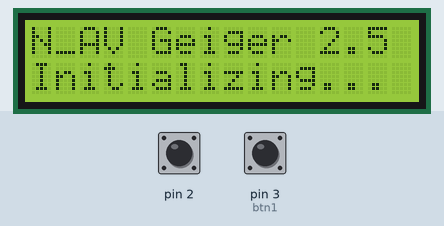
Simulated run of this sketch. Board: Arduino Uno, built with avr-gcc and run on an emulated ATmega328P. Shown: 16×2 character LCD. Inputs (shaded band) come from the test bench; at power-on: pin 2 HIGH, pin 3 (btn1) HIGH. What the sketch prints to the serial monitor is not drawn.

Above: at 0.1 s.
At 12.2 s:
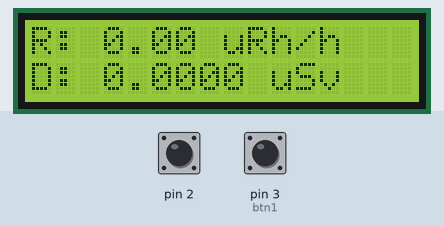
At 49.1 s:
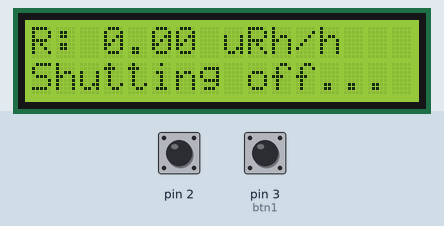

The sketch:

GeigerFixed_V3.ino
```cpp
/**
 * GeigerFixed_V3.ino
 * Fixes applied vs V2:
 *  1. [CRITICAL] sendToPi() - replaced String object with char[] + dtostrf()
 *     → eliminates heap fragmentation that caused the 24-48h freeze
 *  2. [HIGH]     totalPulseCount reads are now atomic (cli/sei guards)
 *  3. [HIGH]     WDT enabled AFTER setup() to prevent boot-loop on slow LCD init
 *  4. [MEDIUM]   millis() rollover-safe comparison using unsigned subtraction
 *  5. [MEDIUM]   attachInterrupt uses digitalPinToInterrupt() macro
 *  6. [LOW]      Display enum renamed to avoid collision with AVR macros
 *  7. [LOW]      Float literals use 'f' suffix (saves flash, avoids double promos)
 */

#include <EncButton.h>
#include <GyverFilters.h>
#include <LiquidCrystal_I2C.h>
#include <avr/wdt.h>
#include <avr/interrupt.h>

// ── Timing constants ──────────────────────────────────────────────────────────
#define LOG_PERIOD      12000UL   // ms: each measurement sub-window
#define MAX_PERIOD      60000UL   // ms: full CPM integration window
#define MEAS_PERIODS    50        // staggered sub-windows
#define TUBE_COEFF      0.00662f  // CPM → µSv/h for SBM-20

// ── Smart LCD auto-off ────────────────────────────────────────────────────────
#define AUTO_OFF_DELAY   30000UL  // ms after init before LCD turns off
#define WARN_BEFORE_OFF   5000UL  // ms warning countdown before off

// ── Hardware objects ──────────────────────────────────────────────────────────
LiquidCrystal_I2C lcd(0x27, 16, 2);
GKalman sivertFilter(0.05f, 0.01f);
Button btn1(3);

// ── Display state ─────────────────────────────────────────────────────────────
// Renamed from bare {mrh, usv, cpms} to avoid potential macro clashes on AVR
enum DispMode : uint8_t { DISP_MRH, DISP_USV, DISP_CPM } dispState = DISP_MRH;

// ── Staggered interval bookkeeping ────────────────────────────────────────────
struct GeigerInterval {
  unsigned long startPulses;
  unsigned long nextResetTime;
  bool          active;
};

GeigerInterval intervals[MEAS_PERIODS];

// FIX #2: must be volatile; ISR writes, main loop reads
volatile unsigned long totalPulseCount = 0;

// ── Live measurement values ───────────────────────────────────────────────────
float         uSvh        = 0.0f;
float         MRh         = 0.0f;
float         dose        = 0.0f;
long          currentCPM  = 0;
bool          isInitialized = false;
bool          isLcdOn       = true;
bool          isFilterOn    = true;
unsigned long initEndTime   = 0;

const float multiplier = (float)MAX_PERIOD / (float)LOG_PERIOD;
const float timeDelay  = (float)LOG_PERIOD / (float)MEAS_PERIODS;

// ─────────────────────────────────────────────────────────────────────────────
// FIX #2 — Atomic read of volatile 4-byte counter.
// On AVR, multi-byte reads are NOT atomic. An ISR firing between the high
// and low byte reads corrupts the value. Save/restore SREG instead of a
// bare cli/sei to be safe inside nested ISR contexts.
// ─────────────────────────────────────────────────────────────────────────────
static inline unsigned long atomicReadPulses() {
  uint8_t sreg = SREG;
  cli();
  unsigned long v = totalPulseCount;
  SREG = sreg;
  return v;
}

// ─────────────────────────────────────────────────────────────────────────────
// ISR — keep it as lean as possible: one increment, nothing else.
// ─────────────────────────────────────────────────────────────────────────────
void tubePulseHandler() {
  totalPulseCount++;
}

// ─────────────────────────────────────────────────────────────────────────────
// setup()
// FIX #3 — WDT is enabled at the VERY END of setup, not at the start.
// If the LCD/I2C bus hangs during init and WDT is already armed, the board
// enters an infinite reset loop and never boots. Enable it only after all
// blocking init work is done.
// ─────────────────────────────────────────────────────────────────────────────
void setup() {
  Serial.begin(19200);

  lcd.init();
  lcd.backlight();
  lcd.setCursor(0, 0);
  lcd.print("N_AV Geiger 2.5");
  lcd.setCursor(0, 1);
  lcd.print("Initializing...");

  unsigned long now = millis();
  for (int i = 0; i < MEAS_PERIODS; i++) {
    intervals[i].startPulses   = 0;
    intervals[i].nextResetTime = now + (unsigned long)(i * timeDelay);
    intervals[i].active        = false;
  }

  // FIX #5 — use digitalPinToInterrupt() rather than hard-coding '0'
  attachInterrupt(digitalPinToInterrupt(2), tubePulseHandler, FALLING);

  // FIX #3 — arm WDT only now that all slow init is complete
  wdt_enable(WDTO_8S);
}

// ─────────────────────────────────────────────────────────────────────────────
// loop()
// ─────────────────────────────────────────────────────────────────────────────
void loop() {
  wdt_reset();  // kick watchdog every iteration

  unsigned long currentMillis = millis();
  btn1.tick();
  handleInputs();

  for (int i = 0; i < MEAS_PERIODS; i++) {
    // FIX #4 — rollover-safe unsigned subtraction instead of >=.
    // When millis() wraps at ~49.7 days, (currentMillis - nextResetTime)
    // underflows correctly due to unsigned arithmetic so the timer keeps
    // firing. The original `currentMillis >= nextResetTime` stalls for the
    // full ~49-day wrap window after rollover.
    if ((currentMillis - intervals[i].nextResetTime) < 0x80000000UL) {

      if (intervals[i].active) {
        unsigned long snap  = atomicReadPulses();
        unsigned long delta = snap - intervals[i].startPulses;
        CalcAndShow(delta);

        if (!isInitialized && i == (MEAS_PERIODS - 1)) {
          isInitialized = true;
          initEndTime   = currentMillis;
        }
      }

      // FIX #2 — second atomic read to set the new baseline
      intervals[i].startPulses   = atomicReadPulses();
      intervals[i].nextResetTime = currentMillis + LOG_PERIOD;
      intervals[i].active        = true;
    }
  }

  // Smart LCD auto-off
  if (isInitialized && isLcdOn && initEndTime > 0) {
    if ((currentMillis - initEndTime) >= AUTO_OFF_DELAY) {
      toggleDisplay();
    }
  }
}

// ─────────────────────────────────────────────────────────────────────────────
// CalcAndShow — compute radiation metrics and push to display + serial
// ─────────────────────────────────────────────────────────────────────────────
void CalcAndShow(unsigned long counts) {
  currentCPM = (long)((float)counts * multiplier);
  uSvh       = (float)currentCPM * TUBE_COEFF;

  if (isFilterOn) {
    uSvh = sivertFilter.filtered(uSvh);
  }

  MRh   = uSvh * 100.0f;
  dose += uSvh * (timeDelay / 3600000.0f);

  if (isLcdOn) {
    updateDisplay();
  }

  sendToPi(MRh);
}

// ─────────────────────────────────────────────────────────────────────────────
// sendToPi — CRITICAL FIX #1
//
// The original code used:
//   String valStr = String(val, 2);
//
// On ATmega328P (2 KB SRAM), the Arduino String class calls malloc()/free()
// for every instance. This function is called ~4.2× per second (50 intervals
// / 12 s). After ~360,000 calls per day, heap fragmentation exhausts SRAM
// and the MCU locks up — this is the direct cause of the 24-48 h freeze.
//
// Fix: use a stack-allocated char[] + dtostrf(), which has zero heap impact.
// ─────────────────────────────────────────────────────────────────────────────
void sendToPi(float val) {
  char buf[12];
  // dtostrf(value, min_width, decimal_places, buffer)
  dtostrf(val, 6, 2, buf);

  // dtostrf may left-pad with spaces; skip them so the checksum is stable
  char *p = buf;
  while (*p == ' ') p++;

  // Simple additive checksum over the value string
  uint8_t checksum = 0;
  for (char *c = p; *c != '\0'; c++) {
    checksum += (uint8_t)(*c);
  }
  checksum %= 256;

  Serial.print(p);
  Serial.print('*');
  Serial.println(checksum);
}

// ─────────────────────────────────────────────────────────────────────────────
// handleInputs — button gestures
// ─────────────────────────────────────────────────────────────────────────────
void handleInputs() {
  if (btn1.hasClicks(1)) {
    if      (dispState == DISP_MRH) dispState = DISP_USV;
    else if (dispState == DISP_USV) dispState = DISP_CPM;
    else                             dispState = DISP_MRH;
    resetLcdTimer();
  }
  if (btn1.holdFor(3000)) {
    dose = 0.0f;
    resetLcdTimer();
  }
  if (btn1.hasClicks(2)) {
    isFilterOn = !isFilterOn;
    resetLcdTimer();
  }
  if (btn1.hasClicks(3)) {
    toggleDisplay();
  }
}

// ─────────────────────────────────────────────────────────────────────────────
// updateDisplay — write current values to the I2C LCD
// ─────────────────────────────────────────────────────────────────────────────
void updateDisplay() {
  unsigned long now = millis();

  // Row 0: measurement value
  lcd.setCursor(0, 0);
  switch (dispState) {
    case DISP_MRH:
      lcd.print("R: "); lcd.print(MRh,  2); lcd.print(" uRh/h  ");
      break;
    case DISP_USV:
      lcd.print("R: "); lcd.print(uSvh, 3); lcd.print(" uSv/h  ");
      break;
    case DISP_CPM:
      lcd.print("CPM: "); lcd.print(currentCPM); lcd.print("        ");
      break;
  }

  // Row 1: accumulated dose OR 5-second shutdown warning
  lcd.setCursor(0, 1);
  if (isInitialized && initEndTime > 0 &&
      (now - initEndTime) >= (AUTO_OFF_DELAY - WARN_BEFORE_OFF)) {
    lcd.print("Shutting off... ");
  } else {
    lcd.print("D: "); lcd.print(dose, 4); lcd.print(" uSv    ");
  }
}

// ─────────────────────────────────────────────────────────────────────────────
// resetLcdTimer — keep LCD alive on any user interaction
// ─────────────────────────────────────────────────────────────────────────────
void resetLcdTimer() {
  if (!isLcdOn) {
    toggleDisplay();
  } else if (isInitialized) {
    initEndTime = millis();
  }
}

// ─────────────────────────────────────────────────────────────────────────────
// toggleDisplay — backlight on/off
// ─────────────────────────────────────────────────────────────────────────────
void toggleDisplay() {
  isLcdOn = !isLcdOn;
  if (isLcdOn) {
    lcd.backlight();
    lcd.clear();
    initEndTime = millis();
    updateDisplay();
  } else {
    lcd.noBacklight();
    lcd.clear();
    initEndTime = 0;
  }
}
```

Measured:
- what the display in image 1 shows lasts 37.0 s, from 12.1 s to 49.1 s
- what the display in image 2 shows lasts 4.8 s, from 49.1 s to 53.9 s
